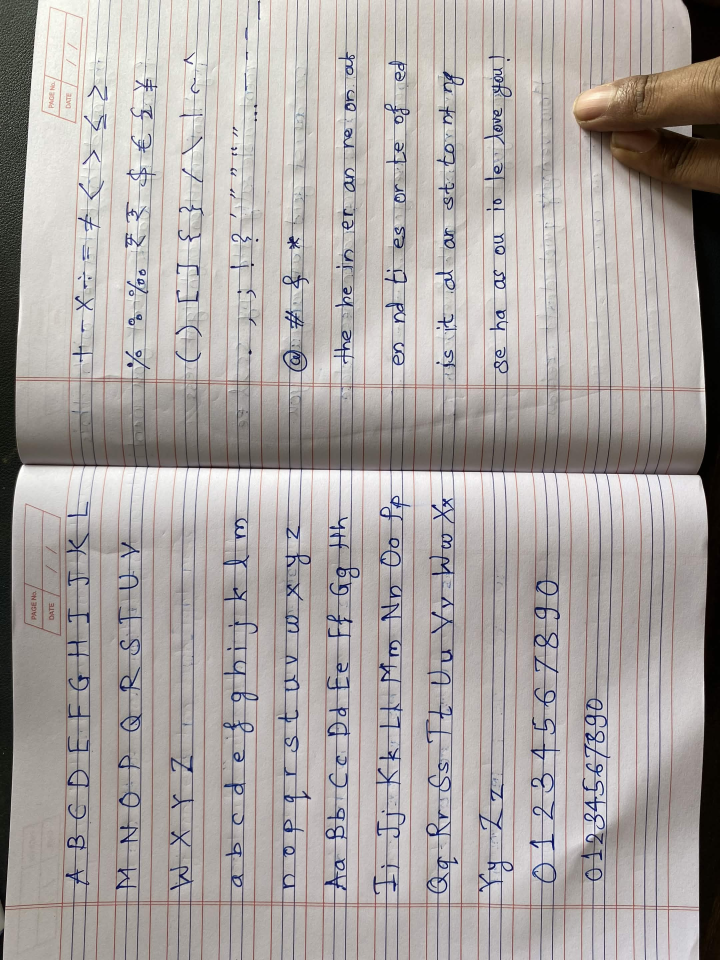
#> input picture handwriting/2026-10-10/IMG_0077.jpg, 2160 x 2880 px (shown at 1/3 size)
$ python extract.py
#> lines starting #> are read from the running program, lines starting #| are printed output that depends on the picture; after the words box and inside, x2 and y2 are one past the last pixel; in counts of white or black regions, pixels touching at a corner belong together; long printed decimals are rounded
#> in load, im is the input picture: PIL image 2160x2880 RGB; mean R, G, B 172, 166.1, 163.9
### tools/seg.py
import cv2,numpy as np,sys
def inkmask(im):
    hsv=cv2.cvtColor(im,cv2.COLOR_BGR2HSV)
#> hsv: shape (2160, 2880, 3); mean H, S, V 39.7, 25.6, 173.7
    g=cv2.cvtColor(im,cv2.COLOR_BGR2GRAY)
    bg=cv2.medianBlur(g,61).astype(np.float32)
    norm=cv2.GaussianBlur(np.clip(g.astype(np.float32)/np.maximum(bg,1)*255,0,255),(3,3),0)
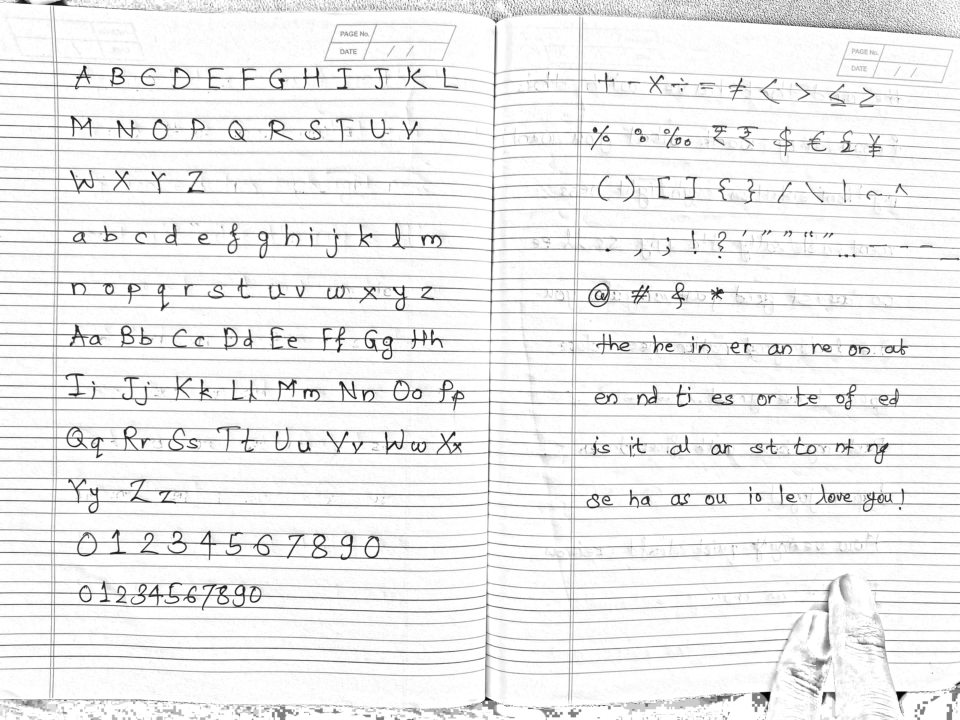
#> norm: shape (2160, 2880) float32 (shown at 1/3 size); min 0, max 255, mean 238.5
    s=cv2.GaussianBlur(hsv[...,1],(3,3),0); h=hsv[...,0]
    blue=(h>100)&(h<140)
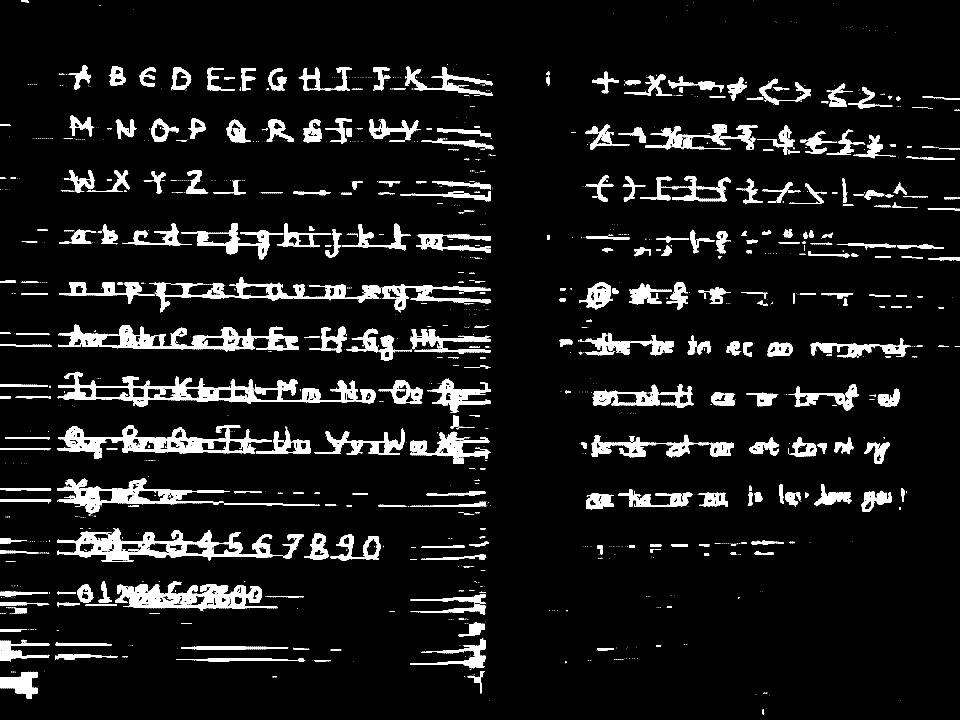
#> blue: shape (2160, 2880) bool (shown at 1/3 size); 8.1% white; 1821 white regions (1402 under 20 px), largest, box (x1, y1, x2, y2) and area: (173, 1115, 1128, 1219) 27044, (171, 1584, 847, 1686) 22775, (173, 1275, 816, 1377) 21251
    strong=((norm<150)&(s>90)&blue).astype(np.uint8)*255
#> strong: shape (2160, 2880); 1.6% white; 508 white regions (211 under 20 px), largest, box (x1, y1, x2, y2) and area: (1765, 849, 1830, 921) 1210, (1789, 1002, 1889, 1053) 982, (935, 1601, 982, 1675) 948
    weak=((norm<200)&(s>55)&blue).astype(np.uint8)*255
#> weak: shape (2160, 2880); 2.4% white; 637 white regions (304 under 20 px), largest, box (x1, y1, x2, y2) and area: (193, 1279, 313, 1375) 2041, (323, 1589, 504, 1664) 1996, (192, 1436, 300, 1541) 1769
    for m in (strong,weak):
        hor=cv2.morphologyEx(m,cv2.MORPH_OPEN,cv2.getStructuringElement(cv2.MORPH_RECT,(101,1)))
        hor=cv2.dilate(hor,np.ones((3,1),np.uint8))
        m[:]=cv2.subtract(m,hor)
#> this loop made 2 passes
    weak=cv2.morphologyEx(weak,cv2.MORPH_CLOSE,cv2.getStructuringElement(cv2.MORPH_ELLIPSE,(3,3)))
#> weak: shape (2160, 2880); 2.4% white; 627 white regions (299 under 20 px), largest, box (x1, y1, x2, y2) and area: (192, 1436, 300, 1541) 1793, (1765, 848, 1831, 922) 1690, (441, 1747, 544, 1817) 1684
    n,lab=cv2.connectedComponents(weak,connectivity=8)
#> lab: shape (2160, 2880) int32; 628 distinct labels, from 0 to 627
#> n = 628
    good=np.unique(lab[(strong>0)&(weak>0)]); good=good[good>0]
#> after `good = np.unique(lab[(strong > 0) & (weak > 0)])`: good = 301 values from 1 to 625
    m=np.isin(lab,good)
    n,lab,st,_=cv2.connectedComponentsWithStats(m.astype(np.uint8),8)
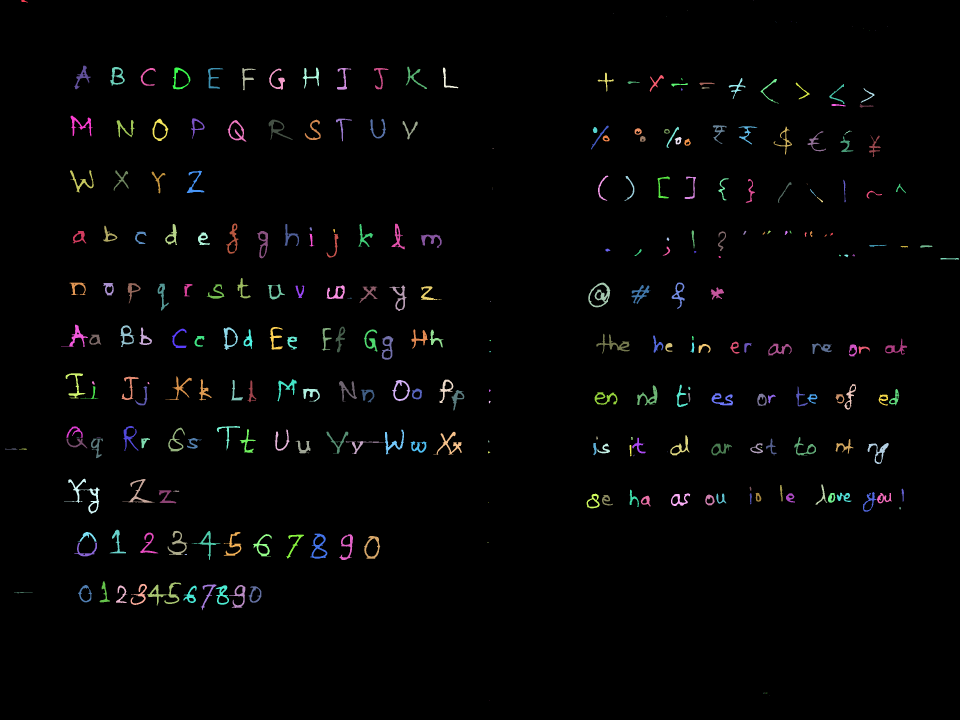
#> lab: shape (2160, 2880) int32 (shown at 1/3 size); 302 distinct labels, from 0 to 301; one colour per label, 0 black
#> n = 302; st = 302 rows, first 6: [0, 0, 2880, 2160, 6074718], [64, 0, 19, 8, 81], [2259, 0, 1, 1, 1], [2063, 32, 1, 1, 1], [1839, 40, 1, 1, 1], [1998, 48, 1, 1, 1]
    keep=np.zeros(n,bool); keep[1:]=st[1:,4]>=25
    return keep[lab]
def rows(mask, x0, x1, minh=8):
#> called with x0 = 150, x1 = 1450, minh = 8
    prof=mask[:,x0:x1].sum(1)
    on=prof>max(3,prof.max()*0.02)
    out=[];y=0
    while y<len(on):
        if on[y]:
            s=y
            while y<len(on) and on[y]: y+=1
            out.append((s,y))
        y+=1
    return [r for r in out if r[1]-r[0]>=minh]

def linekill(im):
    """pixels that are ruled-line residue (thin horizontal blue), to strip from glyphs."""
    hsv=cv2.cvtColor(im,cv2.COLOR_BGR2HSV)
    g=cv2.cvtColor(im,cv2.COLOR_BGR2GRAY)
    bg=cv2.medianBlur(g,61).astype(np.float32)
    norm=cv2.GaussianBlur(np.clip(g.astype(np.float32)/np.maximum(bg,1)*255,0,255),(3,3),0)
    h=hsv[...,0]; blue=(h>100)&(h<140)
    strong=np.zeros(g.shape,np.uint8); weak=strong.copy()
    # ruled lines: lenient blue mask, long horizontal runs (gaps bridged first)
    lines=((norm<230)&(hsv[...,1]>30)&blue).astype(np.uint8)*255
    lines=cv2.morphologyEx(lines,cv2.MORPH_CLOSE,cv2.getStructuringElement(cv2.MORPH_RECT,(9,1)))
    lines=cv2.morphologyEx(lines,cv2.MORPH_OPEN,cv2.getStructuringElement(cv2.MORPH_RECT,(61,1)))
    # extend each line segment sideways a bit so stubs touching letters are covered,
    # but only keep that extension where the original lenient mask is thin (<=5px tall)
    thin=((norm<230)&(hsv[...,1]>30)&blue).astype(np.uint8)*255
    thick=cv2.morphologyEx(thin,cv2.MORPH_OPEN,cv2.getStructuringElement(cv2.MORPH_RECT,(1,7)))
    ext=cv2.dilate(lines,cv2.getStructuringElement(cv2.MORPH_RECT,(41,3)))
    kill=(ext>0)&(thick==0)
    return kill

def linebands(im, thick=9, strip=120):
    """ruled lines (blue and red) as straight bands across the page.
    Found per vertical strip from the row profile of 'darker than paper',
    using the paper's own median as reference, then joined strip to strip."""
    g=cv2.cvtColor(im,cv2.COLOR_BGR2GRAY).astype(np.float32)
    bg=cv2.medianBlur(g.astype(np.uint8),61).astype(np.float32)
    dark=np.clip(1-g/np.maximum(bg,1),0,1)
    H,W=dark.shape; out=np.zeros((H,W),bool)
    for x0 in range(0,W,strip):
        sl=dark[:,x0:x0+strip]
        # row score = median over strip: ink strokes are sparse, lines are continuous
        prof=np.median(sl,1)
        prof=np.convolve(prof,np.ones(3)/3,'same')
        thr=max(0.04,np.percentile(prof,97)*0.35)
        y=1
        while y<H-1:
            if prof[y]>thr and prof[y]>=prof[y-1] and prof[y]>=prof[y+1]:
                out[max(0,y-thick//2):y+thick//2+1, x0:x0+strip]=True; y+=4
            else: y+=1
    return out

### tools/groups.py
import cv2,numpy as np
from seg import inkmask, rows
def line_groups(mask, y0, y1, x0, x1, pad=40, gap=4):
    """components of ink whose centroid falls in band y0..y1, merged when x-overlapping."""
    Y0=max(0,y0-pad); Y1=min(mask.shape[0],y1+pad)
    sub=mask[Y0:Y1,x0:x1].astype(np.uint8)
    n,lab,st,cen=cv2.connectedComponentsWithStats(sub,8)
    comps=[]
    for i in range(1,n):
        x,y,w,h,a=st[i]; cy=cen[i][1]+Y0
        if a<15: continue
        if not (y0-5<=cy<=y1+5): continue
        comps.append([x,x+w,y,y+h,[i]])
    comps.sort()
    groups=[]
    for c in comps:
        if groups and c[0] < groups[-1][1]-gap and (min(c[1],groups[-1][1])-c[0]) > 0.3*min(c[1]-c[0],groups[-1][1]-groups[-1][0]):
            g=groups[-1]; g[1]=max(g[1],c[1]); g[2]=min(g[2],c[2]); g[3]=max(g[3],c[3]); g[4]+=c[4]
        else: groups.append(c)
    out=[]
    for g in groups:
        m=np.isin(lab,g[4])[g[2]:g[3],g[0]:g[1]]
        out.append(dict(x=g[0]+x0,y=g[2]+Y0,w=g[1]-g[0],h=g[3]-g[2],mask=m))
    return out
# [6 lines left out: function draw, not called in this run]

### tools/lab.py
import cv2,numpy as np
from seg import inkmask, rows
from groups import line_groups
# [11 lines left out: function fit, not called in this run]
def merge(a,b):
    x=min(a['x'],b['x']); y=min(a['y'],b['y']); X=max(a['x']+a['w'],b['x']+b['w']); Y=max(a['y']+a['h'],b['y']+b['h'])
    m=np.zeros((Y-y,X-x),bool)
    for g in (a,b): m[g['y']-y:g['y']-y+g['h'], g['x']-x:g['x']-x+g['w']] |= g['mask']
    return dict(x=x,y=y,w=X-x,h=Y-y,mask=m)
def split(g, k):
    """split one group into k pieces at the lowest-ink columns."""
    prof=g['mask'].sum(0).astype(float); w=len(prof); cuts=[]
    for j in range(1,k):
        c=int(w*j/k); lo,hi=max(1,c-w//(3*k)),min(w-1,c+w//(3*k))
        cuts.append(lo+int(np.argmin(prof[lo:hi])))
    out=[];xs=[0]+cuts+[w]
    for a,b in zip(xs,xs[1:]):
        m=g['mask'][:,a:b]; ys=np.where(m.any(1))[0]
        out.append(dict(x=g['x']+a,y=g['y']+ys[0],w=b-a,h=ys[-1]-ys[0]+1,mask=m[ys[0]:ys[-1]+1]))
    return out
# [8 lines left out: function label_row, not called in this run]

### tools/extract.py
import cv2,numpy as np,json,os
from PIL import Image
from seg import inkmask, rows, linekill, linebands
from groups import line_groups
from lab import merge, split
from specs import SPECS
SRC=os.path.join(os.path.dirname(os.path.abspath(__file__)),"..","handwriting","2026-10-10")
DESC=set("gjpqy,;Q")
NOSIT=DESC|set("'\"-~^=*")
def load(f,rot):
    im=Image.open(os.path.join(SRC,f)).convert("RGB")
    if rot: im=im.rotate(rot,expand=True)
    return cv2.cvtColor(np.array(im),cv2.COLOR_RGB2BGR)
def parse(spec, gs):
    out=[];i=0
    for tok in spec.split():
        if tok.startswith("_"):
            i+=int(tok[1:] or 1); continue
        if len(tok)>2 and tok[0]=="{" and tok[-1]=="}":
            cs=tok[1:-1]; out+=list(zip(cs,split(gs[i],len(cs)))); i+=1; continue
        n=1
        if ":" in tok[1:]:
            c,n=tok.rsplit(":",1); n=int(n)
        else: c=tok
        g=gs[i]
        for k in range(1,n): g=merge(g,gs[i+k])
        out.append((c,g)); i+=n
    assert i==len(gs), (spec,i,len(gs))
    return out
samples=[]
for f,x0,x1,rot,rowspec in SPECS:
    im=load(f,rot); m=inkmask(im); rs=rows(m,x0,x1); K=linekill(im); LB=linebands(im); BS=cv2.cvtColor(im,cv2.COLOR_BGR2LAB)[...,2]; _g=cv2.cvtColor(im,cv2.COLOR_BGR2GRAY); NM=np.clip(_g.astype(np.float32)/np.maximum(cv2.medianBlur(_g,61).astype(np.float32),1)*255,0,255)
#> after `rs = rows(m, x0, x1)`: rs = [(198, 269), (349, 424), (511, 579), (671, 774), (846, 932), (976, 1079), (1120, 1216), (1278, 1373), (1437, 1539), (1591, 1680), (1747, 1824)]
#> in linekill, `lines=((norm<230)&(hsv[...,1]>30)&blue).astype(np.uint8)*255`: lines: shape (2160, 2880); 3.4% white; 1287 white regions (907 under 20 px), largest, box (x1, y1, x2, y2) and area: (171, 1589, 817, 1680) 9847, (543, 1137, 1071, 1208) 6729, (299, 976, 737, 1051) 5460
#> in linekill, `lines=cv2.morphologyEx(lines,cv2.MORPH_CLOSE,cv2.getStructuringElement..`: lines: shape (2160, 2880); 3.7% white; 505 white regions (204 under 20 px), largest, box (x1, y1, x2, y2) and area: (174, 1120, 1124, 1216) 13590, (174, 974, 893, 1051) 11079, (173, 1278, 932, 1375) 10928
#> in linekill, `lines=cv2.morphologyEx(lines,cv2.MORPH_OPEN,cv2.getStructuringElement(..`: lines: shape (2160, 2880); 0.68% white; 126 white regions, largest, box (x1, y1, x2, y2) and area: (174, 1193, 1055, 1205) 1987, (175, 1158, 885, 1168) 1679, (174, 1038, 892, 1048) 1492
#> in linekill, `thick=cv2.morphologyEx(thin,cv2.MORPH_OPEN,cv2.getStructuringElement(c..`: thick: shape (2160, 2880); 2.3% white; 639 white regions (155 under 20 px), largest, box (x1, y1, x2, y2) and area: (1912, 1156, 1972, 1216) 1258, (1784, 848, 1830, 914) 1204, (684, 360, 734, 425) 1184
#> in linekill, `ext=cv2.dilate(lines,cv2.getStructuringElement(cv2.MORPH_RECT,(41,3)))`: ext: shape (2160, 2880); 1.7% white; 94 white regions, largest, box (x1, y1, x2, y2) and area: (0, 1190, 1075, 1206) 4936, (0, 1034, 1044, 1051) 4578, (0, 1155, 905, 1169) 4291
#> in linekill, `kill=(ext>0)&(thick==0)`: kill: shape (2160, 2880) bool; 1.4% white; 384 white regions (60 under 20 px), largest, box (x1, y1, x2, y2) and area: (347, 1349, 900, 1360) 2352, (0, 1034, 528, 1045) 2286, (509, 1977, 933, 1982) 1832
#> the loop in linebands, `for x0 in range(0,W,strip):` made 24 passes
#> thr on passes 1 to 12: 0.148, 0.152, 0.141, 0.135, 0.14, 0.142, 0.139, 0.136, 0.142, 0.141, 0.142, 0.078
#> after the loop in linebands, `for x0 in range(0,W,strip):`:
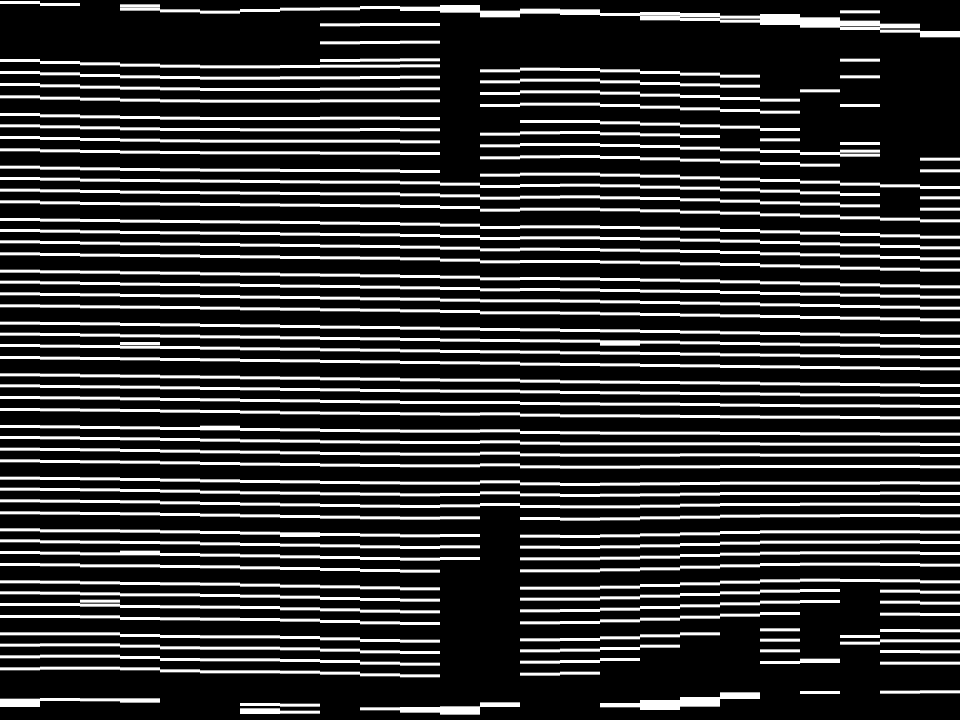
#> out: shape (2160, 2880) bool (shown at 1/3 size); 20.2% white; 107 white regions, largest, box (x1, y1, x2, y2) and area: (360, 15, 2880, 112) 42720, (0, 1026, 2880, 1077) 27000, (0, 998, 2880, 1044) 26760
#> after `BS = cv2.cvtColor(im, cv2.COLOR_BGR2LAB)[..., 2]`:
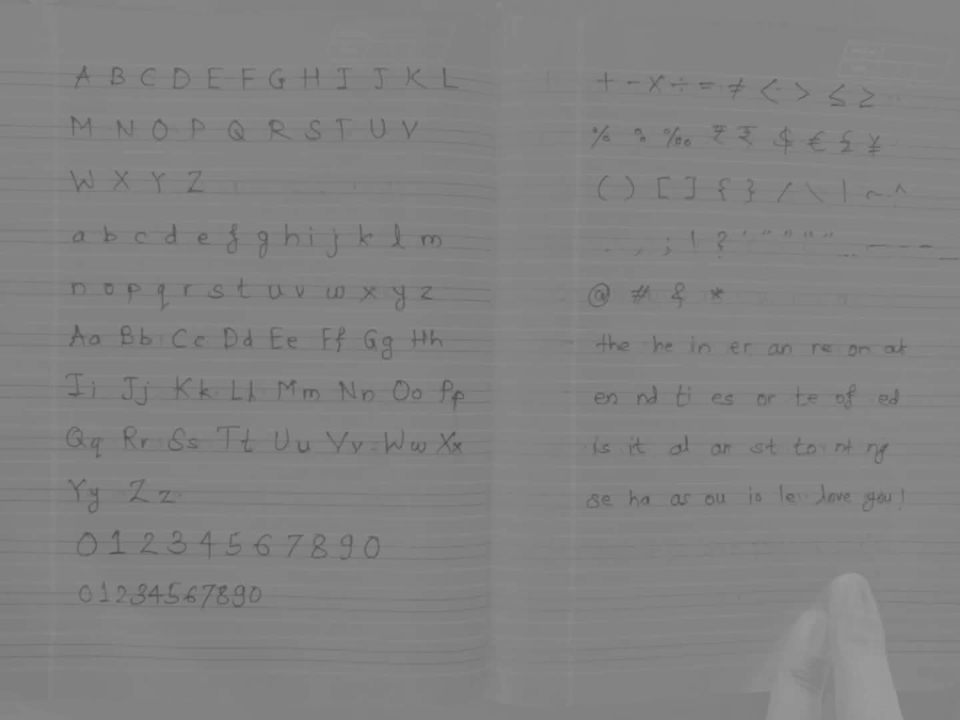
#> BS: shape (2160, 2880) (shown at 1/3 size); min 76, max 158, mean 130
    for r,spec in rowspec.items():
        a,b=rs[r]; gs=line_groups(m,a,b,x0,x1)
        items=parse(spec,gs)
        sit=[(g['x']+g['w']/2,g['y']+g['h']) for c,g in items if c not in NOSIT]
        xs,ys=np.array(sit).T
        k,c0=(np.polyfit(xs,ys,1) if len(sit)>=4 else (0,np.median(ys)))
        res=ys-(k*xs+c0); ok=abs(res)<max(6,2.5*np.median(abs(res)))
        if ok.sum()>=4: k,c0=np.polyfit(xs[ok],ys[ok],1)
        for c,g in items:
            cx=g['x']+g['w']/2; base=k*cx+c0
            km=K[g['y']:g['y']+g['h'],g['x']:g['x']+g['w']]
            raw=g['mask']; core=raw&~km
            core=cv2.morphologyEx(core.astype(np.uint8),cv2.MORPH_OPEN,np.ones((2,2),np.uint8))>0
            cols=np.where(core.sum(0)>=2)[0]
            cm=raw.copy()
            if len(cols):
                inside=np.zeros(raw.shape[1],bool); inside[max(0,cols[0]-2):cols[-1]+3]=True
                cm=raw&(~km|inside[None,:])
            n_,lb,st,_=cv2.connectedComponentsWithStats(cm.astype(np.uint8),8)
            cm=np.isin(lb,[i for i in range(1,n_) if st[i,4]>=max(12,0.01*cm.sum())])
            ys_,xs_=np.where(cm); g=dict(g);
            if len(ys_):
                cm=cm[ys_.min():ys_.max()+1,xs_.min():xs_.max()+1]; g['y']+=ys_.min(); g['x']+=xs_.min(); g['h'],g['w']=cm.shape
            samples.append(dict(raw=g['mask'],char=c,file=f,row=r,mask=cm,line=LB[g['y']:g['y']+g['h'],g['x']:g['x']+g['w']].copy(),bstar=BS[g['y']:g['y']+g['h'],g['x']:g['x']+g['w']].copy(),norm=NM[g['y']:g['y']+g['h'],g['x']:g['x']+g['w']].copy(),top=g['y'],bottom=g['y']+g['h'],base=base,x=g['x'],slope=float(k)))
#> this loop made 11 passes
#> (a, b, n in line_groups, sit, xs, ys) on passes 3, 9: (511, 579, 5, [(245.5, 579), (363.5, 572), (475.5, 580), (586.5, 579)], [245.5, 363.5, 475.5, 586.5], [579, 572, 580, 579]), (1437, 1539, 5, [(225, 1509), (415.5, 1508), (507, 1510)], [225, 415.5, 507], [1509, 1508, 1510])
#> (a, b, n in line_groups, xs, ys, res) on pass 2: (349, 424, 11, [244.5, 377, 481, 593.5, 842, 938, 1032, 1134, 1230.5], [409, 412, 423, 417, 420, 420, 424, 416, 418], [-4.94, -2.89, 7.36, 0.556, 1.77, 1.08, 4.41, -4.33, -3.02])
#> pass 1, in line_groups, `n,lab,st,cen=cv2.connectedComponentsWithStats(sub,8)`:
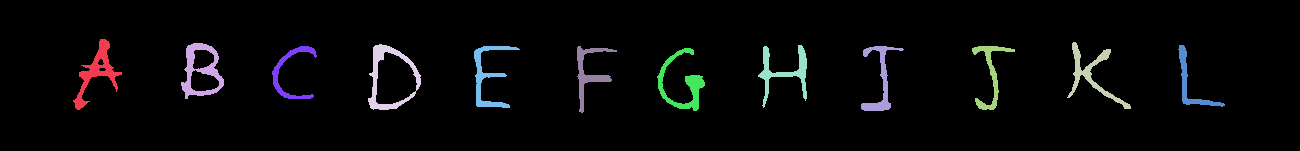
#> lab: shape (151, 1300) int32; 13 distinct labels, from 0 to 12; one colour per label, 0 black
#> after the loop: cm: shape (49, 37) bool; 36.7% white; 1 white region, box (x1, y1, x2, y2) and area: (0, 0, 37, 49) 665
#> after the loop:
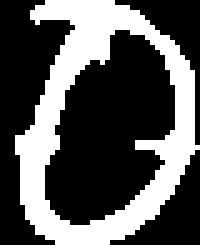
#> lb: shape (49, 40) int32 (shown 5 times larger); values 0 (black) and 1 (white), 33.9% white; 1 white region, box (x1, y1, x2, y2) and area: (3, 0, 40, 49) 665
#> after the loop, g = 5 items; samples = 124 items
# scale per file: median cap height of flat-topped caps
for f in set(s['file'] for s in samples):
    caps=[s['base']-s['top'] for s in samples if s['file']==f and s['char'] in "BDEFHIKLMNPRTUVWXZ"]
    ch=float(np.median(caps))
    for s in samples:
        if s['file']==f: s['cap']=ch
    print(f,"cap px",ch,len(caps))
#> this loop made 2 passes
#> (f, ch) on passes 1 to 2: ('IMG_0077.jpg', 64.83), ('IMG_0081.jpg', 63.22)
#| IMG_0077.jpg cap px 64.829 36
#| IMG_0081.jpg cap px 63.221 18
#> after the loop, s = 14 items
import pickle; pickle.dump(samples,open("samples.pkl","wb"))
from collections import Counter
cnt=Counter(s['char'] for s in samples); print(len(samples),"samples",len(cnt),"chars")
#> after `cnt = Counter((s['char'] for s in samples))`: cnt = 96 items
#| 212 samples 96 chars
print("".join(sorted(cnt)))
#| !"#$%&'()*+,-./0123456789;<=>?@ABCDEFGHIJKLMNOPQRSTUVWXYZ[\]^abcdefghijklmnopqrstuvwxyz{|}~£¥—€₹
